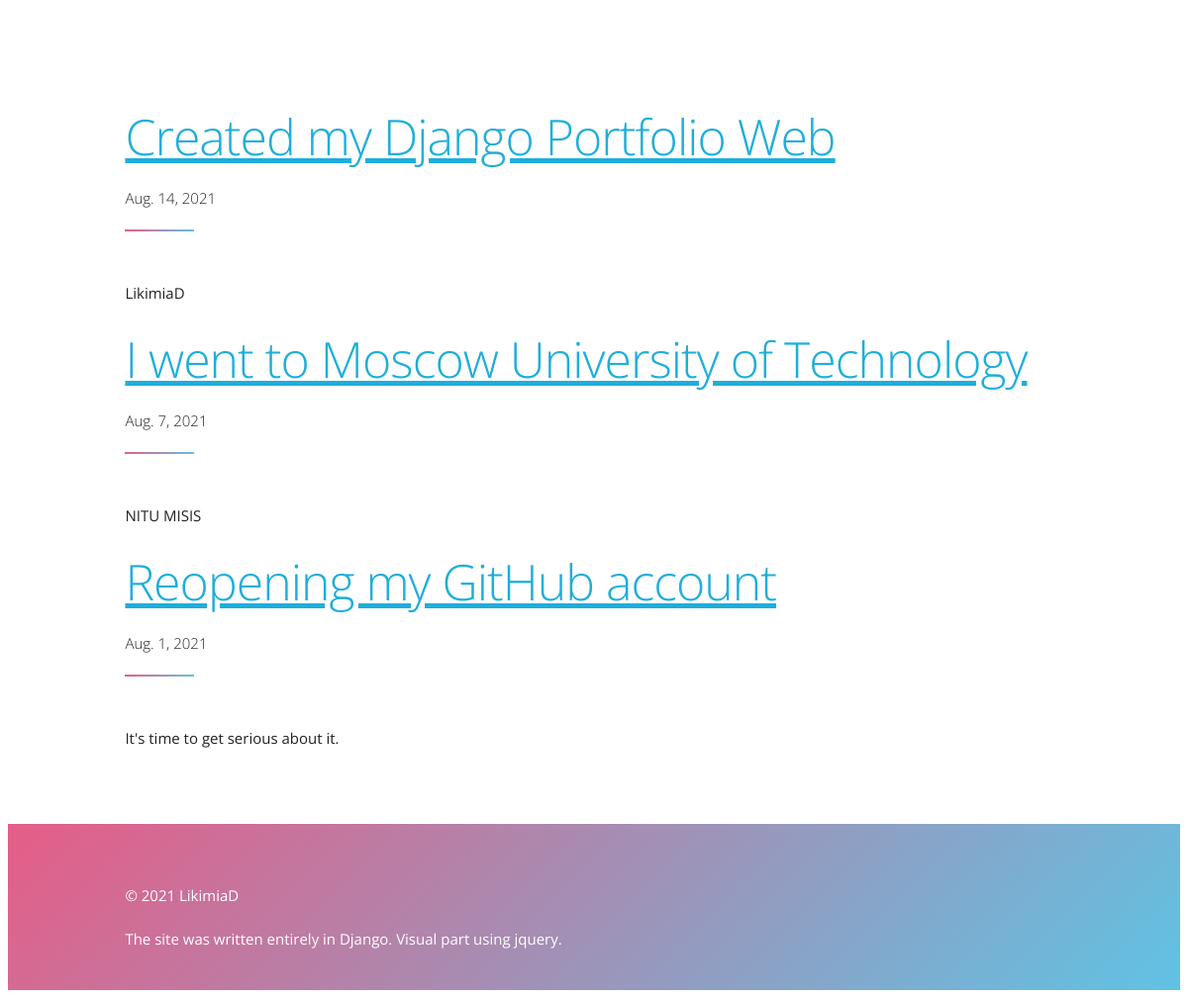
Screenshot of /blog/ with the database file from the repository.
### blog/models.py (models this page shows)
class Blogs(models.Model):
    title = models.CharField(max_length=100)
    small_desription = models.CharField(max_length=200)
    full_desription = models.CharField(max_length=1000, default='')
    date = models.DateField(default=date.today)

### blog/views.py (the view)
# urls.py: path('', views.all_blogs, name = 'all_blogs'),
def all_blogs(request):
    blogs = Blogs.objects.all().order_by('-date')[:5]
    return render(request, 'blog/all_blogs.html', {'blogs' : blogs})

### blog/templates/blog/all_blogs.html (shortened to what this page needs)
{% load static %}
<!DOCTYPE html>
<html lang="en">
<head>
    <link rel="stylesheet" href="{% static 'css/web_design.css' %}"/>
    </head>
<body>
  <section id="about">
    <div class="container">
        {% for blog in blogs %}
      <div class="row">
        <a href = "{% url 'blog:detail' blog.id %}"><h1>{{blog.title}}</h1></a>
        <h6>{{blog.date}}</h6>
        <div class="block"></div>
        <p>{{blog.small_desription}}</p>
      </div>
      {% endfor %}
    </div>
  </section>
  <footer>
    <div class="container">
      <div class="nine columns">
        <p>© 2021 LikimiaD</p>
        <p>The site was written entirely in Django. Visual part using jquery.</p>
      </div>
    </div>
  </footer>
</body>
</html>

### static/css/web_design.css (style rules this page uses)
html { font-size: 62.5%; }
body { font-size: 1.5em; line-height: 1.6; font-weight: 400; font-family: 'Open Sans', Helvetica, Arial, sans-serif; color: #222; }
.container { position: relative; width: 100%; max-width: 960px; margin: 0 auto; padding: 0 20px; box-sizing: border-box; }
.column, .columns { width: 100%; float: left; box-sizing: border-box; }
@media (min-width: 400px) { .container { width: 85%; padding: 0; } }
@media (min-width: 550px) { .container { width: 80%; } }
@media (min-width: 550px) { .column, .columns { margin-left: 4%; } }
@media (min-width: 550px) { .column:first-child, .columns:first-child { margin-left: 0; } }
@media (min-width: 550px) { .nine.columns { width: 74.0%; } }
h1, h2, h3, h4, h5, h6 { margin-top: 0; margin-bottom: 2rem; font-weight: 300; }
h1 { font-size: 4.0rem; line-height: 1.2; letter-spacing: -.1rem; }
h6 { font-size: 1.5rem; line-height: 1.6; letter-spacing: 0; }
@media (min-width: 550px) { h1 { font-size: 5.0rem; } }
@media (min-width: 550px) { h6 { font-size: 1.5rem; } }
p { margin-top: 0; }
a { color: #1EAEDB; }
#about { padding: 100px 0 50px 0; }
footer { min-height: 120px; padding: 40px 0 40px 0; background: #e55d87; background: -moz-linear-gradient(-45deg, #e55d87 0%, #5fc3e4 100%); background: -webkit-linear-gradient(-45deg, #e55d87 0%, #5fc3e4 100%); background: linear-gradient(135deg, #e55d87 0%, #5fc3e4 100%); filter: progid:DXImageTransform.Microsoft.gradient( startColorstr='#e55d87', endColorstr='#5fc3e4', GradientType=1 ); box-sizing: border-box; }
footer p { color: #FFFFFF; margin: 20px 0 0 0; }
pre, blockquote, dl, figure, table, p, ul, ol, form { margin-bottom: 2.5rem; }
.container:after, .row:after, .u-cf { content: ""; display: table; clear: both; }
.block { width: 70px; height: 2px; background: #e55d87; background: -moz-linear-gradient(-45deg, #e55d87 0%, #5fc3e4 100%); background: -webkit-linear-gradient(-45deg, #e55d87 0%, #5fc3e4 100%); background: linear-gradient(135deg, #e55d87 0%, #5fc3e4 100%); margin-bottom: 50px; }

### rows the page displays
Blogs: title "Created my Django Portfolio Web", date "Aug. 14, 2021", small_desription "LikimiaD"
Blogs: title "I went to Moscow University of Technology", date "Aug. 7, 2021", small_desription "NITU MISIS"
Blogs: title "Reopening my GitHub account", date "Aug. 1, 2021", small_desription "It's time to get serious about it."
